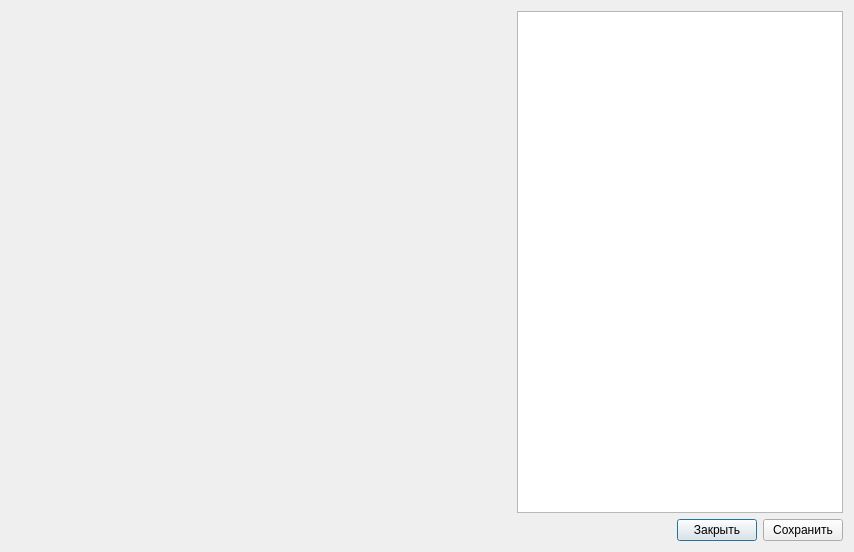
<?xml version="1.0" encoding="UTF-8"?>
<ui version="4.0">
 <class>FormWeightConst</class>
 <widget class="QDialog" name="FormWeightConst">
  <property name="geometry">
   <rect>
    <x>0</x>
    <y>0</y>
    <width>854</width>
    <height>552</height>
   </rect>
  </property>
  <property name="windowTitle">
   <string>Настройка весовых коэффициентов</string>
  </property>
  <layout class="QGridLayout" name="gridLayout">
   <item row="0" column="0">
    <layout class="QHBoxLayout" name="horizontalLayout_2">
     <item>
      <widget class="QCustomPlot" name="plotter" native="true">
       <property name="minimumSize">
        <size>
         <width>500</width>
         <height>300</height>
        </size>
       </property>
       <property name="maximumSize">
        <size>
         <width>16777215</width>
         <height>16777215</height>
        </size>
       </property>
      </widget>
     </item>
     <item>
      <widget class="QTableView" name="weightsTableView">
       <property name="minimumSize">
        <size>
         <width>300</width>
         <height>0</height>
        </size>
       </property>
       <property name="maximumSize">
        <size>
         <width>400</width>
         <height>16777215</height>
        </size>
       </property>
       <attribute name="verticalHeaderVisible">
        <bool>false</bool>
       </attribute>
      </widget>
     </item>
    </layout>
   </item>
   <item row="1" column="0">
    <layout class="QHBoxLayout" name="horizontalLayout">
     <item>
      <spacer name="horizontalSpacer">
       <property name="orientation">
        <enum>Qt::Horizontal</enum>
       </property>
       <property name="sizeHint" stdset="0">
        <size>
         <width>40</width>
         <height>20</height>
        </size>
       </property>
      </spacer>
     </item>
     <item>
      <widget class="QPushButton" name="closeButton">
       <property name="text">
        <string>Закрыть</string>
       </property>
      </widget>
     </item>
     <item>
      <widget class="QPushButton" name="saveButton">
       <property name="text">
        <string>Сохранить</string>
       </property>
      </widget>
     </item>
    </layout>
   </item>
  </layout>
 </widget>
 <customwidgets>
  <customwidget>
   <class>QCustomPlot</class>
   <extends>QWidget</extends>
   <header>qcustomplot.h</header>
   <container>1</container>
  </customwidget>
 </customwidgets>
 <resources/>
 <connections/>
</ui>
